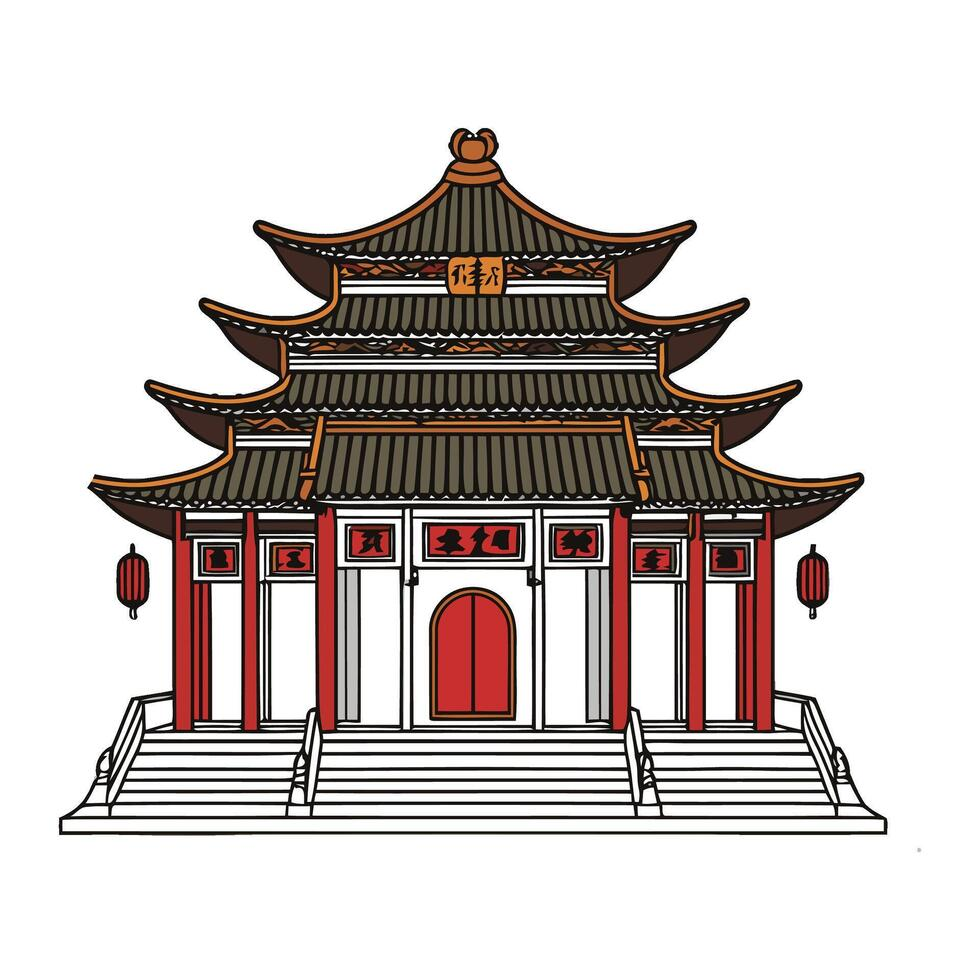
#> input picture installer/include/sample_images/temple.jpg, 980 x 980 px
$ python -i texture_from_image.py   (imports and definitions only)
#> lines starting #> are read from the running program, lines starting #| are printed output that depends on the picture
"""
Free Texture-from-Image Generator

Generates UV-ready textures from any image using CPU-only PIL operations.
Designed to run on Render free tier (512MB RAM, no GPU).

Methods:
    - tiling: Makes images seamlessly tileable
    - projection: Simple UV projection
    - color_extraction: Dominant color → gradient texture
    - normal_map: Generates normal/bump map from image
"""

import os
import io
import math
import hashlib
from pathlib import Path
from typing import Optional, Dict, Any, Tuple, List
from datetime import datetime

from PIL import Image, ImageFilter, ImageOps, ImageDraw


class TextureFromImage:
    """
    CPU-only texture generator. No GPU, no heavy dependencies.
    Works on Render free tier (512MB RAM).
    """

    SUPPORTED_METHODS = ("tiling", "projection", "color_extraction", "normal_map")
    MAX_INPUT_SIZE = 4096  # Max input dimension
    DEFAULT_OUTPUT_SIZE = (1024, 1024)

    def __init__(self, output_dir: str = "output/textures"):
        self.output_dir = Path(output_dir)
        self.output_dir.mkdir(parents=True, exist_ok=True)

    def generate(
        self,
        image_path: str,
        method: str = "tiling",
        output_size: Tuple[int, int] = (1024, 1024),
        output_format: str = "PNG",
        **kwargs,
    ) -> Dict[str, Any]:
        """
        Generate a texture from an input image.

        Args:
            image_path: Path to input image
            method: Generation method (tiling, projection, color_extraction, normal_map)
            output_size: Output texture dimensions (width, height)
            output_format: Output format (PNG, JPEG, WEBP)
            **kwargs: Method-specific parameters

        Returns:
            dict with keys: output_path, method, size, format, processing_time_ms
        """
#> called with method = 'tiling', output_size = (1024, 1024), output_format = 'PNG'
        if method not in self.SUPPORTED_METHODS:
            raise ValueError(f"Unknown method: {method}. Use one of: {self.SUPPORTED_METHODS}")

        start = datetime.now()

        # Load and validate input
        img = Image.open(image_path).convert("RGB")
#> img is the input picture: PIL image 980x980 RGB; mean R, G, B 206.5, 199.3, 197

        # Limit input size
        if max(img.size) > self.MAX_INPUT_SIZE:
            ratio = self.MAX_INPUT_SIZE / max(img.size)
            new_size = (int(img.width * ratio), int(img.height * ratio))
            img = img.resize(new_size, Image.LANCZOS)

        # Generate texture based on method
        if method == "tiling":
            result = self._make_tileable(img, output_size, **kwargs)
        elif method == "projection":
            result = self._uv_projection(img, output_size, **kwargs)
        elif method == "color_extraction":
            result = self._extract_colors(img, output_size, **kwargs)
        elif method == "normal_map":
            result = self._generate_normal_map(img, output_size, **kwargs)
        else:
            raise ValueError(f"Method not implemented: {method}")

        # Generate unique filename
        hash_key = hashlib.md5(f"{image_path}{method}{output_size}".encode()).hexdigest()[:8]
        ext = output_format.lower()
        if ext == "jpeg":
            ext = "jpg"
        filename = f"texture_{method}_{hash_key}.{ext}"
        output_path = self.output_dir / filename

        # Save result
        save_kwargs = {}
        if output_format.upper() == "JPEG":
            save_kwargs["quality"] = kwargs.get("quality", 95)
        elif output_format.upper() == "WEBP":
            save_kwargs["quality"] = kwargs.get("quality", 90)

        result.save(str(output_path), format=output_format, **save_kwargs)

        elapsed_ms = (datetime.now() - start).total_seconds() * 1000

        return {
            "output_path": str(output_path),
            "method": method,
            "size": output_size,
            "format": output_format,
            "processing_time_ms": round(elapsed_ms, 1),
            "file_size_bytes": output_path.stat().st_size,
        }

    def _make_tileable(
        self, img: Image.Image, size: Tuple[int, int],
        blend_width: int = 64, **kwargs
    ) -> Image.Image:
        """
        Make an image seamlessly tileable using edge blending.

        Algorithm:
        1. Resize to target size
        2. Mirror-blend edges (left↔right, top↔bottom)
        3. Result tiles seamlessly in all directions
        """
#> called with size = (1024, 1024), blend_width = 64
        img = img.resize(size, Image.LANCZOS)
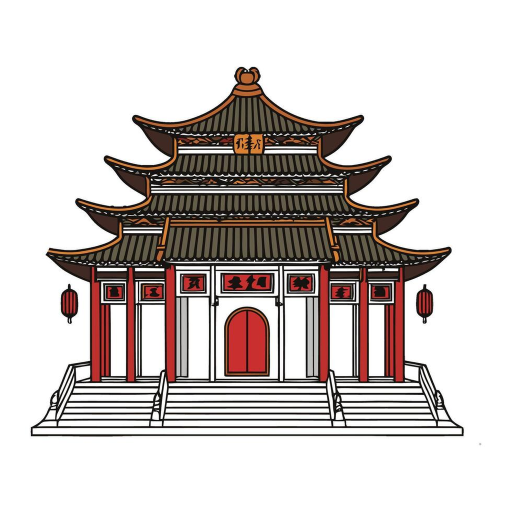
#> img: PIL image 1024x1024 RGB (shown at 1/2 size); mean R, G, B 206.4, 199.2, 196.9
        w, h = size

        # Create mirrored copies for blending
        flipped_h = ImageOps.mirror(img)
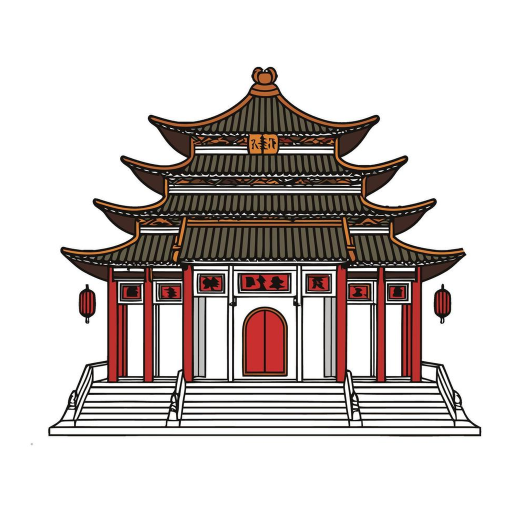
#> flipped_h: PIL image 1024x1024 RGB (shown at 1/2 size); mean R, G, B 206.4, 199.2, 196.9
        flipped_v = ImageOps.flip(img)
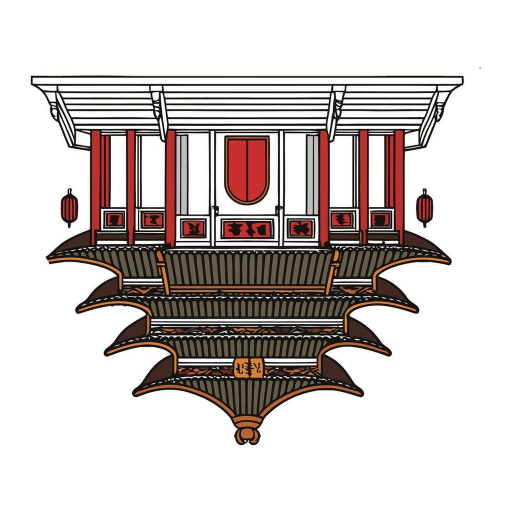
#> flipped_v: PIL image 1024x1024 RGB (shown at 1/2 size); mean R, G, B 206.4, 199.2, 196.9

        # Blend edges horizontally
        result = img.copy()
        bw = min(blend_width, w // 4)

        for x in range(bw):
            alpha = x / bw
            for y in range(h):
                # Left edge: blend with right side of flipped image
                r1, g1, b1 = img.getpixel((x, y))
                r2, g2, b2 = flipped_h.getpixel((x, y))
                r = int(r1 * alpha + r2 * (1 - alpha))
                g = int(g1 * alpha + g2 * (1 - alpha))
                b = int(b1 * alpha + b2 * (1 - alpha))
                result.putpixel((x, y), (r, g, b))

                # Right edge
                rx = w - 1 - x
                r1, g1, b1 = img.getpixel((rx, y))
                r2, g2, b2 = flipped_h.getpixel((rx, y))
                r = int(r1 * alpha + r2 * (1 - alpha))
                g = int(g1 * alpha + g2 * (1 - alpha))
                b = int(b1 * alpha + b2 * (1 - alpha))
                result.putpixel((rx, y), (r, g, b))

        # Blend edges vertically
        bh = min(blend_width, h // 4)
        for y in range(bh):
            alpha = y / bh
            for x in range(w):
                r1, g1, b1 = result.getpixel((x, y))
                r2, g2, b2 = flipped_v.getpixel((x, y))
                r = int(r1 * alpha + r2 * (1 - alpha))
                g = int(g1 * alpha + g2 * (1 - alpha))
                b = int(b1 * alpha + b2 * (1 - alpha))
                result.putpixel((x, y), (r, g, b))

                by = h - 1 - y
                r1, g1, b1 = result.getpixel((x, by))
                r2, g2, b2 = flipped_v.getpixel((x, by))
                r = int(r1 * alpha + r2 * (1 - alpha))
                g = int(g1 * alpha + g2 * (1 - alpha))
                b = int(b1 * alpha + b2 * (1 - alpha))
                result.putpixel((x, by), (r, g, b))

        return result

    # [149 lines left out: functions _uv_projection, _extract_colors, _generate_normal_map, get_methods, not called in this run]

#> (the run stopped early here; a loop or call above may not have finished)
